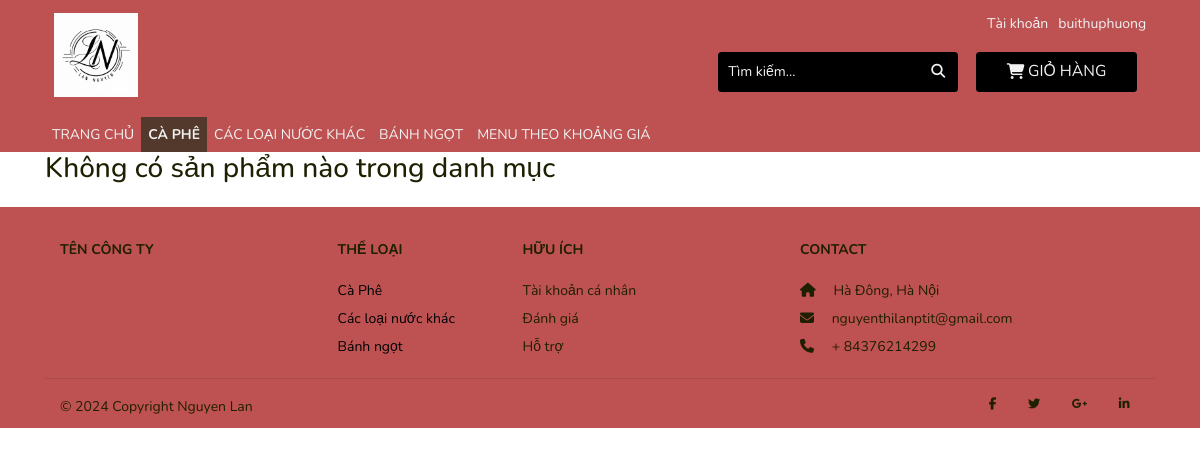
The page /frontend/index.php?controller=product&action=index&category_id=1 (signed in) on the database its author committed.
### tables this page shows
CREATE TABLE `categories` (
  `id` int(11) NOT NULL,
  `name` varchar(255) NOT NULL,
  `avatar` varchar(255) DEFAULT NULL,
  `description` text DEFAULT NULL,
  `status` tinyint(3) DEFAULT 0,
  `created_at` timestamp NOT NULL DEFAULT current_timestamp(),
  `updated_at` datetime DEFAULT NULL
);

### frontend/controllers/Controller.php (called while the page is built, shortened)
<?php
class Controller {
    public function view($file, $variable = []) {
        extract($variable);
        require_once "$file";
        $render_view = ob_get_clean();
        return $render_view;
    }
}

### frontend/controllers/ProductController.php (called while the page is built, shortened)
<?php
require_once "models/Category.php";
require_once "controllers/Controller.php";
class ProductController extends Controller
{
    public function index()
    {
        $product_model = new Product();
        $count_total = $product_model->countTotal();
        $category_id = $_GET['category_id'];
        $query_additional = '&category_id=' . $category_id;
        $arr_params = [
            'total' => $count_total,
            'limit' => 12,
            'query_string' => 'page',
            'controller' => 'product',
            'action' => 'index',
            'query_additional' => $query_additional,
            'page' => isset($_GET['page']) ? $_GET['page'] : 1
        ];
        $products_by_category = $product_model->getAllProductsPagination($arr_params);
        $pagination = new Pagination($arr_params);
        $pages = $pagination->getPagination();
        $category_model = new Category();
        $category_by_id = $category_model->getCategoryById($category_id);
        $categories = $category_model->getAllCategories();
        $this->content = $this->view('views/products/index.php', [
            'products_by_category' => $products_by_category,
            'category_by_id' => $category_by_id,
            'pages' => $pages
        ]);
        require_once "views/layouts/main.php";
    }
}

### frontend/index.php (called while the page is built, shortened)
<?php
$action = isset($_GET['action']) ? $_GET['action'] : 'index';
$object = new $controller();
$object->$action();

### frontend/models/Model.php (called while the page is built, shortened)
<?php
class Model {
    public function __construct()
    {
        $this->connection = $this->getConnection();
    }
    public function getConnection(){
        try {
            $connection = new PDO(DB_DSN, DB_USERNAME, DB_PASSWORD);
        } catch (PDOException $exception) {
            die("Kết nối CSDL thất bại: " . $exception->getMessage());
        }
        return $connection;
    }
}

### frontend/models/Category.php (called while the page is built, shortened)
<?php
require_once "models/Model.php";
class Category extends Model {
    public function getAllCategories(){
        $obj_select = $this->connection->prepare("SELECT * FROM categories");
        $obj_select->execute();
        return $obj_select->fetchAll(PDO::FETCH_ASSOC);
    }
    public function getCategoryById($id){
        $obj_select = $this->connection->prepare("SELECT * FROM categories WHERE id = $id");
        $obj_select->execute();
        $category = $obj_select->fetch(PDO::FETCH_ASSOC);
        return $category;
    }
}

### frontend/views/products/index.php (the view)
<section class="container product-list" id="product__category-<?= $category_by_id['name'] ?>">
    <?php if (!empty($products_by_category)): ?>
        <h2 class="category-name"><?= $category_by_id['name'] ?></h2>
        <div class="row">
            <?php
            $style_img = '';
            if ($category_by_id['name'] == 'Bánh ngọt') {
                $style_img = 'height: 15rem';
            } elseif ($category_by_id['name'] == 'Cà phê') {
                $style_img = 'height: 15rem';
            } else {
                $style_img = 'height: 15rem';
            } ?>
            <?php foreach ($products_by_category as $product): ?>
                <div class="col-md-3 col-6 product-content" id="product__item-<?= $product['id'] ?>">
                    <a title="<?= $product['name'] ?>"
                        href="index.php?controller=product&action=detail&category_id=<?= $category_by_id['id'] ?>&brand_id=<?= $product['brand_id'] ?>&product_id=<?= $product['id'] ?>">
                        <img style="<?= $style_img ?>" src="../backend/assets/uploads/<?= $product['avatar'] ?>">
                    </a>
                    <p class="product-name"><?= $product['name'] ?></p>
                    <p class="product-price"><?= number_format($product['price']) ?>đ</p>
                </div>
            <?php endforeach; ?>
        </div>
        <?= $pages ?>
    <?php else: ?>
        <h2>Không có sản phẩm nào trong danh mục</h2>
    <?php endif; ?>
</section>

### frontend/views/layouts/header.php (shortened to what this page needs)
<div id="g10-section-header" class="section-header">
    <header id="header" class="section-header__top">
        <div class="container">
            <div class="row inner">
                <div class="col-md-6 p-10 inner__item inner__item--left">
                    <div class="header-logo">
                        <a class="header-logo__link" href="index.php?controller=home"></a>
                    </div>
                </div>
                <div class="col-md-6 p-10 inner__item inner__item--right g10-section">
                    <?php if (isset($_COOKIE['user'])):
                        $user = json_decode($_COOKIE['user'], true);
                        ?>
                    <div class="user" id="user--<?= $user['id'] ?>">
                        <div style="margin-right: 10px;">
                            <p>Tài khoản</p>
                        </div>
                        <div class="user__block user__info">
                            <p id="username"><?= $user['username'] ?></p>
                        </div>
                    </div>
                    <?php endif; ?>
                    <div class="row">
                        <div class="col-md-8 p-10 search-section">
                            <form class="search-section__form" action="" method="get">
                                <div class="form-group row search-section__form-main">
                                    <input id="search-input" type="text" name="search_title" class="col-md-10 p-10"
                                        value="<?php echo isset($_GET['search_title']) ? $_GET['search_title'] : '' ?>"
                                        placeholder="Tìm kiếm...">
                                    <button id="search-btn" type="submit" name="search"
                                        class="col-md-2 p-10 btn float-right"><i class="fas fa-search"></i></button>
                                </div>
                            </form>
                        </div>
                        <div class="col-md-4 p-10 cart-section">
                            <a title="Giỏ hàng" href="index.php?controller=cart&action=index">
                                <i class="fas fa-shopping-cart"></i>
                                <span>Giỏ hàng</span>
                            </a>
                        </div>
                    </div>
                </div>
            </div>
        </div>
    </header>
    <?php if (!empty($categories)): ?>
    <nav id="nav-bar" class="navbar navbar-expand-md text-uppercase section-header__bottom g10-section">
        <div class="container">
            <div class="inner categories-menu">
                <ul class="navbar-nav inner__item categories-menu--ul">
                    <?php
                        $active_home_link = '';
                        if (!isset($_GET['controller']) || (isset($_GET['controller']) && $_GET['controller'] == 'home')) {
                            $active_home_link = 'active';
                        } else {
                            $active_home_link = '';
                        }
                        ?>
                    <li class="nav-item categories-menu--li">
                        <a href="index.php?controller=home" class="nav-link <?= $active_home_link; ?>">trang chủ</a>
                    </li>
                    <?php foreach ($categories as $category):
                            $active = '';
                            if (isset($_GET['category_id']) && $_GET['category_id'] == $category['id']) {
                                $active = 'active';
                            }
                            ?>
                    <li class="nav-item categories-menu--li">
                        <a href="index.php?controller=product&action=index&category_id=<?= $category['id'] ?>"
                            class="nav-link <?= $active ?>" data-category-id="<?= $category['id'] ?>">
                            <?= $category['name'] ?>
                        </a>
                    </li>
                    <?php endforeach; ?>
                    <div class="  nav-item categories-menu--li price-range__menu">
                        <a class="  nav-link">Menu theo khoảng giá</a>
                    </div>
                </ul>
            </div>
        </div>
    </nav>
    <?php endif; ?>
</div>

### frontend/views/layouts/footer.php (shortened to what this page needs)
<footer class="page-footer font-small mdb-color pt-4">
    <div class="container text-center text-md-left">
        <div class="row text-center text-md-left">
            <div class="col-md-3 col-lg-3 col-xl-3 mt-3">
                <h6 class="text-uppercase mb-4 font-weight-bold">Tên công ty</h6>
            </div>
            <div class="col-md-2 mt-3">
                <h6 class="text-uppercase mb-4 font-weight-bold">Thể loại</h6>
                <?php foreach ($categories as $category):?>
                <p>
                    <a href="index.php?controller=product&action=index&category_id=<?= $category['id']?>">
                        <?= $category['name']?>
                    </a>
                </p>
                <?php endforeach;?>
            </div>
            <div class="col-md-3 mt-3">
                <h6 class="text-uppercase mb-4 font-weight-bold">Hữu ích</h6>
                <p>
                    Tài khoản cá nhân
                </p>
                <p>
                    Đánh giá
                </p>
                <p>
                    Hỗ trợ
                </p>
            </div>
            <div class="col-md-4 mt-3">
                <h6 class="text-uppercase mb-4 font-weight-bold">Contact</h6>
                <p>
                    <i class="fas fa-home mr-3"></i> Hà Đông, Hà Nội
                </p>
                <p>
                    <i class="fas fa-envelope mr-3"></i> nguyenthilanptit@gmail.com
                </p>
                <p>
                    <i class="fas fa-phone mr-3"></i> + 84376214299
                </p>
            </div>
        </div>
        <hr>
        <div class="row d-flex align-items-center">
            <div class="col-md-7 col-lg-8">
                <p class="text-center text-md-left">© 2024 Copyright Nguyen Lan
                </p>
            </div>
            <div class="col-md-5 col-lg-4 ml-lg-0">
                <div class="text-center text-md-right">
                    <ul class="list-unstyled list-inline">
                        <li class="list-inline-item">
                            <a class="btn-floating btn-sm rgba-white-slight mx-1">
                                <i class="fab fa-facebook-f"></i>
                            </a>
                        </li>
                        <li class="list-inline-item">
                            <a class="btn-floating btn-sm rgba-white-slight mx-1">
                                <i class="fab fa-twitter"></i>
                            </a>
                        </li>
                        <li class="list-inline-item">
                            <a class="btn-floating btn-sm rgba-white-slight mx-1">
                                <i class="fab fa-google-plus-g"></i>
                            </a>
                        </li>
                        <li class="list-inline-item">
                            <a class="btn-floating btn-sm rgba-white-slight mx-1">
                                <i class="fab fa-linkedin-in"></i>
                            </a>
                        </li>
                    </ul>
                </div>
            </div>
        </div>
    </div>
</footer>

### frontend/assets/css/style.css (style rules this page uses)
html, *, *:after, *:before { margin: 0; padding: 0; box-sizing: border-box; }
html { font-size: 16px; }
html body { color: #1f1f01; font-family: "Nunito", sans-serif; overflow-x: hidden; }
html body .section-header { color: #f1f1f1; position: absolute; width: 100%; top: 0; z-index: 999; }
html body .section-header a { color: #f1f1f1; }
html body .section-header .section-header__top { padding: 0.9375rem 0; background-color: #be5252; }
html body .section-header .section-header__top .inner__item--left { display: flex; align-items: center; }
html body .section-header .section-header__top .inner__item--left .header-logo { width: 100%; }
html body .section-header .section-header__top .inner__item--left .header-logo .header-logo__link { background-image: url("../images/logo.jpg"); background-repeat: no-repeat; width: 6rem; height: 6rem; background-size: cover; background-color: #f1f1f1; text-decoration: none; display: block; }
html body .section-header .user { display: flex; justify-content: flex-end; margin-bottom: 0.25rem; }
html body .section-header .user .user__block { display: flex; cursor: pointer; }
html body .section-header .user .user__block #username { margin: 0; }
html body .section-header .search-section .search-section__form { display: flex; justify-content: flex-end; }
html body .section-header .search-section .search-section__form .search-section__form-main { width: 17.1875rem; border-radius: 0.25rem; margin: 0; background-color: #000000; }
html body .section-header .search-section .search-section__form .search-section__form-main #search-input { border: none; outline: none; background: none; height: 100%; color: #f1f1f1; padding: 0.75rem; }
html body .section-header .search-section .search-section__form .search-section__form-main ::placeholder { color: #f1f1f1; }
html body .section-header .search-section .search-section__form .search-section__form-main #search-btn { color: #f1f1f1; }
html body .section-header .cart-section a { width: 100%; height: 100%; display: flex; justify-content: center; align-items: center; border-radius: 0.25rem; background-color: #000000 !important; text-decoration: none; text-transform: uppercase; font-size: 1.125rem; }
html body .section-header .cart-section a i { margin-right: 0.25rem; }
html body .section-header #nav-bar.section-header__bottom { background-color: #be5252; padding-bottom: 0; }
html body .section-header #nav-bar.section-header__bottom .categories-menu .categories-menu--ul .categories-menu--li { position: relative; }
html body .section-header #nav-bar.section-header__bottom .categories-menu .categories-menu--ul .categories-menu--li a { position: relative; }
html body .section-header #nav-bar.section-header__bottom .categories-menu .categories-menu--ul .categories-menu--li a.active { background-color: #53382c; color: #f1f1f1; font-weight: 700; }
html body footer.page-footer { background-color: #be5252; }
html body footer.page-footer p { margin-bottom: 0.5rem; }
html body footer.page-footer p a { color: #000000; }
.row { margin: 0; }
.p-10 { padding-right: 0.625rem; padding-left: 0.625rem; }
@media (min-width: 1024px) and (max-width: 1279px) { html { font-size: 14px; } }

### rows shown on the page
categories: name "CÀ PHÊ", name "Cà Phê"
categories: name "CÁC LOẠI NƯỚC KHÁC", name "Các loại nước khác"
categories: name "BÁNH NGỌT", name "Bánh ngọt"

### other values the page prints
$user['username'] "buithuphuong"
